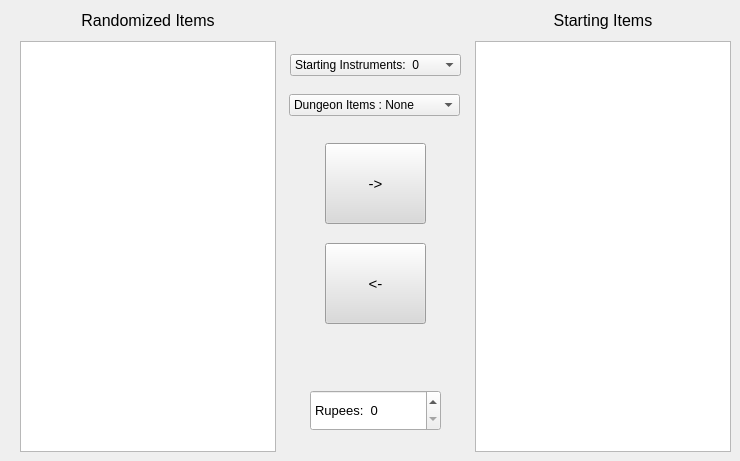
    <widget class="QWidget" name="tab_6">
     <attribute name="title">
      <string>Starting Items</string>
     </attribute>
     <widget class="QListWidget" name="listWidget_5">
      <property name="geometry">
       <rect>
        <x>20</x>
        <y>41</y>
        <width>256</width>
        <height>411</height>
       </rect>
      </property>
      <property name="font">
       <font>
        <pointsize>9</pointsize>
       </font>
      </property>
      <property name="frameShape">
       <enum>QFrame::StyledPanel</enum>
      </property>
      <property name="frameShadow">
       <enum>QFrame::Sunken</enum>
      </property>
      <property name="alternatingRowColors">
       <bool>false</bool>
      </property>
      <property name="selectionMode">
       <enum>QAbstractItemView::ExtendedSelection</enum>
      </property>
      <property name="uniformItemSizes">
       <bool>true</bool>
      </property>
      <property name="sortingEnabled">
       <bool>true</bool>
      </property>
     </widget>
     <widget class="QLabel" name="label_12">
      <property name="geometry">
       <rect>
        <x>20</x>
        <y>5</y>
        <width>256</width>
        <height>31</height>
       </rect>
      </property>
      <property name="sizePolicy">
       <sizepolicy hsizetype="Fixed" vsizetype="Fixed">
        <horstretch>0</horstretch>
        <verstretch>0</verstretch>
       </sizepolicy>
      </property>
      <property name="minimumSize">
       <size>
        <width>75</width>
        <height>23</height>
       </size>
      </property>
      <property name="font">
       <font>
        <pointsize>12</pointsize>
        <italic>false</italic>
        <bold>false</bold>
       </font>
      </property>
      <property name="frameShape">
       <enum>QFrame::NoFrame</enum>
      </property>
      <property name="frameShadow">
       <enum>QFrame::Plain</enum>
      </property>
      <property name="text">
       <string>Randomized Items</string>
      </property>
      <property name="textFormat">
       <enum>Qt::PlainText</enum>
      </property>
      <property name="alignment">
       <set>Qt::AlignCenter</set>
      </property>
      <property name="wordWrap">
       <bool>false</bool>
      </property>
     </widget>
     <widget class="QPushButton" name="includeButton_3">
      <property name="geometry">
       <rect>
        <x>325</x>
        <y>243</y>
        <width>101</width>
        <height>81</height>
       </rect>
      </property>
      <property name="font">
       <font>
        <pointsize>11</pointsize>
        <bold>false</bold>
       </font>
      </property>
      <property name="autoFillBackground">
       <bool>false</bool>
      </property>
      <property name="styleSheet">
       <string notr="true">background-color: rgb(218, 218, 218);</string>
      </property>
      <property name="text">
       <string>&lt;-</string>
      </property>
     </widget>
     <widget class="QLabel" name="label_13">
      <property name="geometry">
       <rect>
        <x>475</x>
        <y>5</y>
        <width>256</width>
        <height>31</height>
       </rect>
      </property>
      <property name="sizePolicy">
       <sizepolicy hsizetype="Fixed" vsizetype="Fixed">
        <horstretch>0</horstretch>
        <verstretch>0</verstretch>
       </sizepolicy>
      </property>
      <property name="minimumSize">
       <size>
        <width>75</width>
        <height>23</height>
       </size>
      </property>
      <property name="font">
       <font>
        <pointsize>12</pointsize>
        <italic>false</italic>
        <bold>false</bold>
       </font>
      </property>
      <property name="frameShape">
       <enum>QFrame::NoFrame</enum>
      </property>
      <property name="frameShadow">
       <enum>QFrame::Plain</enum>
      </property>
      <property name="text">
       <string>Starting Items</string>
      </property>
      <property name="textFormat">
       <enum>Qt::PlainText</enum>
      </property>
      <property name="alignment">
       <set>Qt::AlignCenter</set>
      </property>
      <property name="wordWrap">
       <bool>false</bool>
      </property>
     </widget>
     <widget class="QPushButton" name="excludeButton_3">
      <property name="geometry">
       <rect>
        <x>325</x>
        <y>143</y>
        <width>101</width>
        <height>81</height>
       </rect>
      </property>
      <property name="font">
       <font>
        <pointsize>11</pointsize>
        <bold>false</bold>
       </font>
      </property>
      <property name="autoFillBackground">
       <bool>false</bool>
      </property>
      <property name="styleSheet">
       <string notr="true">background-color: rgb(218, 218, 218);</string>
      </property>
      <property name="text">
       <string>-&gt;</string>
      </property>
     </widget>
     <widget class="QListWidget" name="listWidget_6">
      <property name="geometry">
       <rect>
        <x>475</x>
        <y>41</y>
        <width>256</width>
        <height>411</height>
       </rect>
      </property>
      <property name="font">
       <font>
        <pointsize>9</pointsize>
       </font>
      </property>
      <property name="alternatingRowColors">
       <bool>false</bool>
      </property>
      <property name="selectionMode">
       <enum>QAbstractItemView::ExtendedSelection</enum>
      </property>
      <property name="uniformItemSizes">
       <bool>true</bool>
      </property>
      <property name="sortingEnabled">
       <bool>true</bool>
      </property>
     </widget>
     <widget class="QComboBox" name="instrumentsComboBox">
      <property name="geometry">
       <rect>
        <x>290</x>
        <y>54</y>
        <width>171</width>
        <height>22</height>
       </rect>
      </property>
      <property name="whatsThis">
       <string>This lets you choose a number of random instruments to start with&lt;br&gt;&lt;/br&gt;Manually selected instruments will be placed in the random selection</string>
      </property>
      <property name="editable">
       <bool>false</bool>
      </property>
      <property name="currentIndex">
       <number>0</number>
      </property>
      <property name="placeholderText">
       <string/>
      </property>
      <item>
       <property name="text">
        <string>Starting Instruments:  0</string>
       </property>
      </item>
      <item>
       <property name="text">
        <string>Starting Instruments:  1</string>
       </property>
      </item>
      <item>
       <property name="text">
        <string>Starting Instruments:  2</string>
       </property>
      </item>
      <item>
       <property name="text">
        <string>Starting Instruments:  3</string>
       </property>
      </item>
      <item>
       <property name="text">
        <string>Starting Instruments:  4</string>
       </property>
      </item>
      <item>
       <property name="text">
        <string>Starting Instruments:  5</string>
       </property>
      </item>
      <item>
       <property name="text">
        <string>Starting Instruments:  6</string>
       </property>
      </item>
      <item>
       <property name="text">
        <string>Starting Instruments:  7</string>
       </property>
      </item>
      <item>
       <property name="text">
        <string>Starting Instruments:  8</string>
       </property>
      </item>
     </widget>
     <widget class="QSpinBox" name="rupeesSpinBox">
      <property name="geometry">
       <rect>
        <x>310</x>
        <y>390</y>
        <width>131</width>
        <height>41</height>
       </rect>
      </property>
      <property name="font">
       <font>
        <pointsize>10</pointsize>
       </font>
      </property>
      <property name="whatsThis">
       <string>This lets you choose how many rupees to start with</string>
      </property>
      <property name="suffix">
       <string/>
      </property>
      <property name="prefix">
       <string>Rupees:  </string>
      </property>
      <property name="maximum">
       <number>9999</number>
      </property>
      <property name="value">
       <number>0</number>
      </property>
     </widget>
     <widget class="QComboBox" name="dungeonItemsComboBox">
      <property name="geometry">
       <rect>
        <x>289</x>
        <y>94</y>
        <width>171</width>
        <height>22</height>
       </rect>
      </property>
      <property name="whatsThis">
       <string>This will set the dungeon items already rewarded at the beginning of the seed&lt;br&gt;MC = Maps &amp; Compass, MCB = Maps, Compass &amp; Beaks</string>
      </property>
      <property name="editable">
       <bool>false</bool>
      </property>
      <property name="currentIndex">
       <number>0</number>
      </property>
      <property name="placeholderText">
       <string/>
      </property>
      <item>
       <property name="text">
        <string>Dungeon Items : None</string>
       </property>
      </item>
      <item>
       <property name="text">
        <string>Dungeon Items : Beaks</string>
       </property>
      </item>
      <item>
       <property name="text">
        <string>Dungeon Items : MC</string>
       </property>
      </item>
      <item>
       <property name="text">
        <string>Dungeon Items : MCB</string>
       </property>
      </item>
     </widget>
    </widget>
